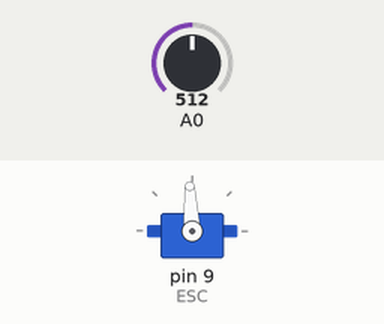
A sketch run on a simulated Arduino Uno, built with avr-gcc and run on an emulated ATmega328P. Shown: servo. The test bench sets the inputs (shaded band); at power-on: A0 = 512.

Above: at 3.2 s.
3.3 s: A0 set to 716
At 4.0 s:
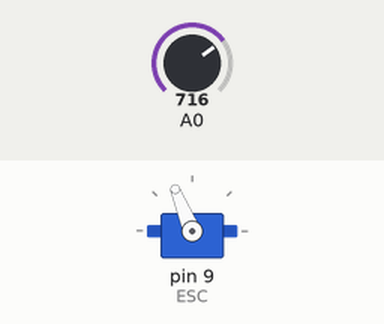
4.8 s: A0 set to 900
At 5.1 s:
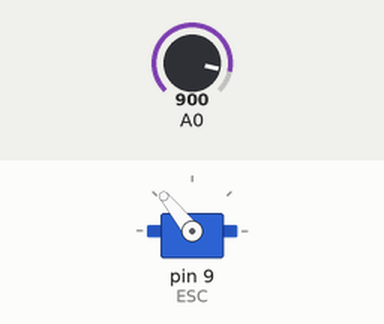
6.3 s: A0 set to 1023
At 7.5 s:
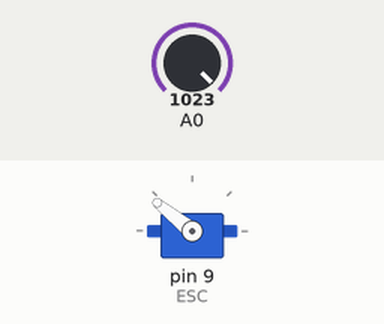
7.8 s: A0 set to 306
At 8.6 s:
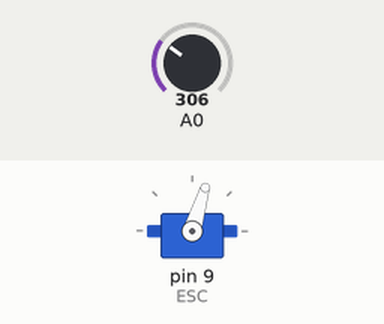
9.3 s: A0 set to 511
At 9.7 s:
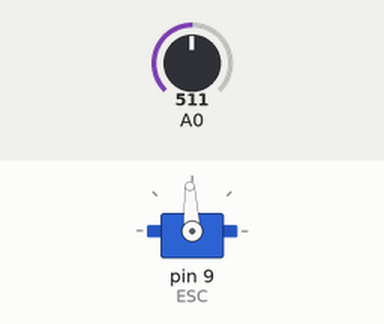
10.8 s: A0 set to 0
At 12.1 s:
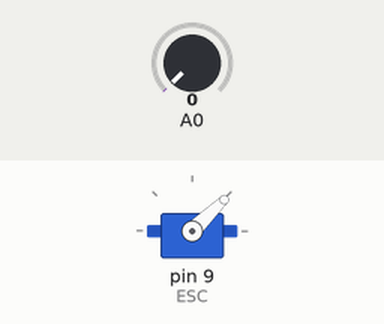
Timing chart, 0 to 13.3 s (numbered marks = the images above; inputs shaded):
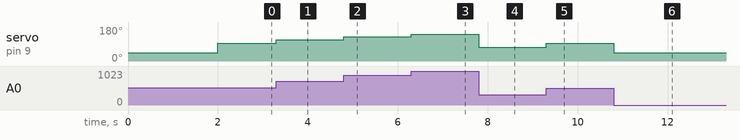

The sketch:

programa_control_ESC30A.ino
```cpp
//Programa para el Arduino Uno usado para el control del ESC 30 A del motor de cd sin escobillas
#include<Servo.h>

Servo ESC; //Crear un objeto de clase servo

int vel = 1000; //amplitud del pulso

void setup()
{
 //Asignar un pin al ESC
 ESC.attach(9);

 //Activar el ESC
 ESC.writeMicroseconds(1000); //1000 = 1ms
 //Cambia el 1000 anterior por 2000 si
 //tu ESC se activa con un pulso de 2ms
 delay(2000); //Esperar 5 segundos para hacer la activacion

 //Iniciar puerto serial
 Serial.begin(9600);
 Serial.setTimeout(10);
}


void loop()
{
  //Control de velocidad del Motor de cabeceo
   vel = analogRead(A0); //Leer un entero por serial
   vel= map(vel, 0, 1023,1000,2000); //Se mapea vel dentro de un mínimo y un máximo
   ESC.writeMicroseconds(vel); //Generar un pulso con el número recibido
}
```

Measured:
- after the input at 3.3 s, servo on pin 9 (ESC): 93° → 112° at once
- after the input at 4.8 s, servo on pin 9 (ESC): 112° → 129° at once
- after the input at 6.3 s, servo on pin 9 (ESC): 129° → 141° at once
- after the input at 7.8 s, servo on pin 9 (ESC): 141° → 73° at once
- after the input at 9.3 s, servo on pin 9 (ESC): 73° → 93° at once
- after the input at 10.8 s, servo on pin 9 (ESC): 93° → 44° at once
